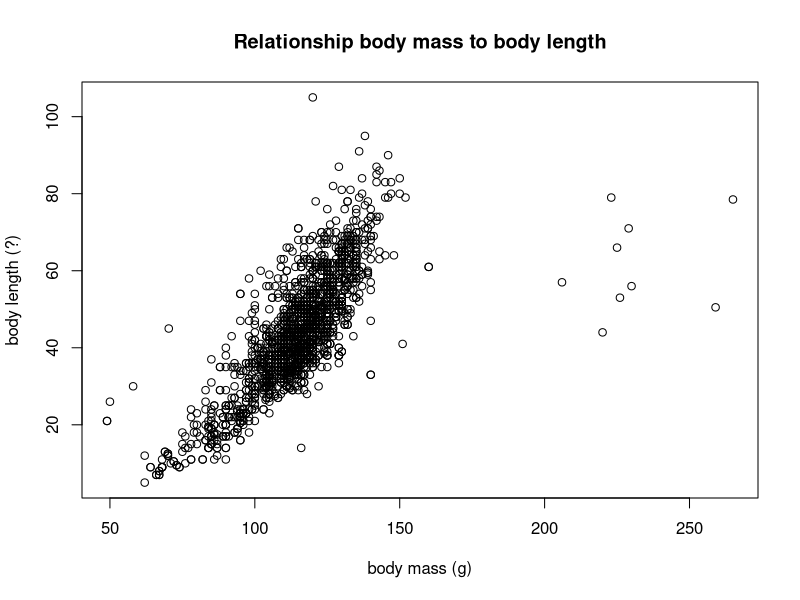
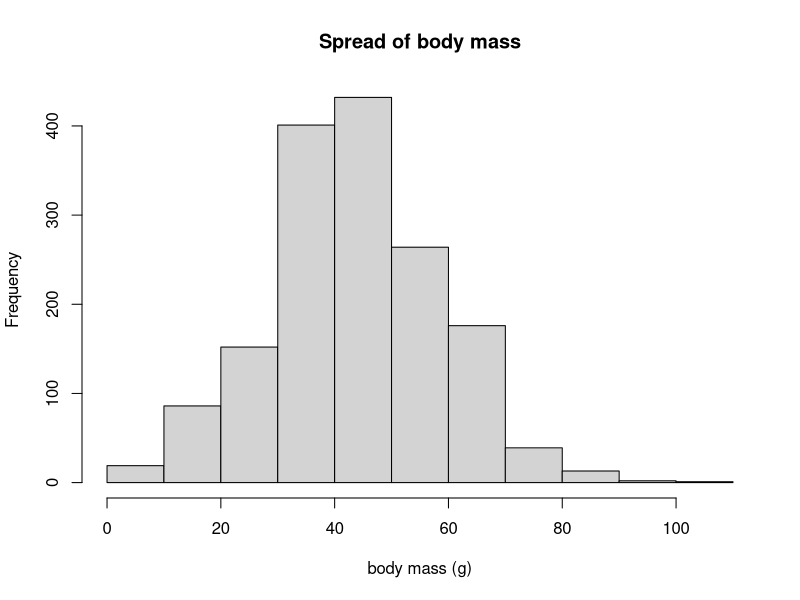
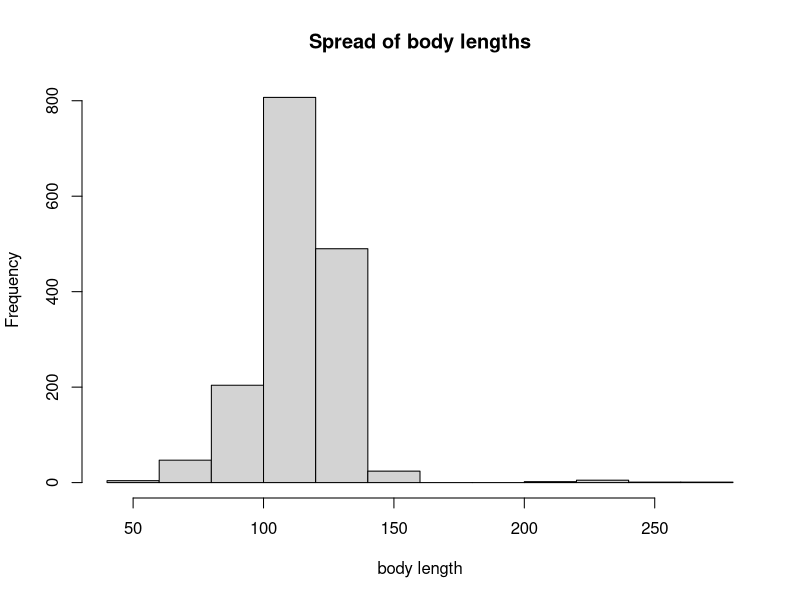
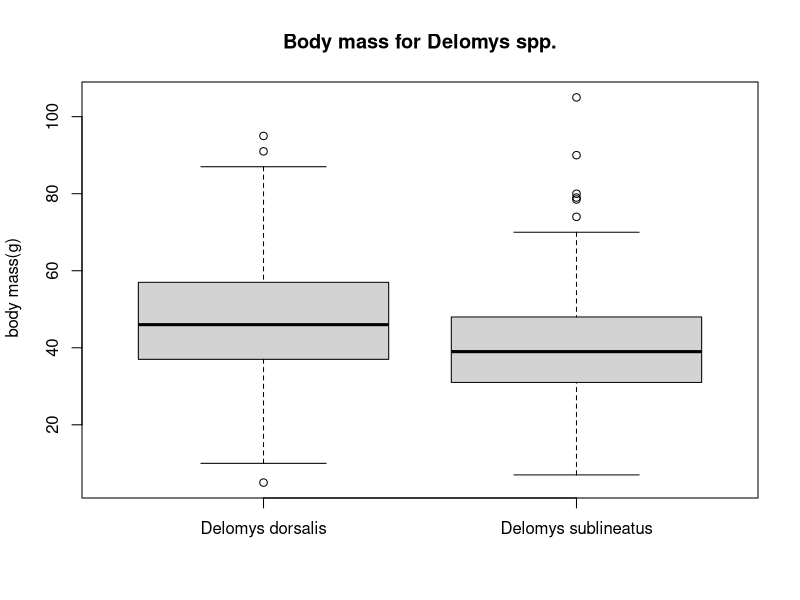
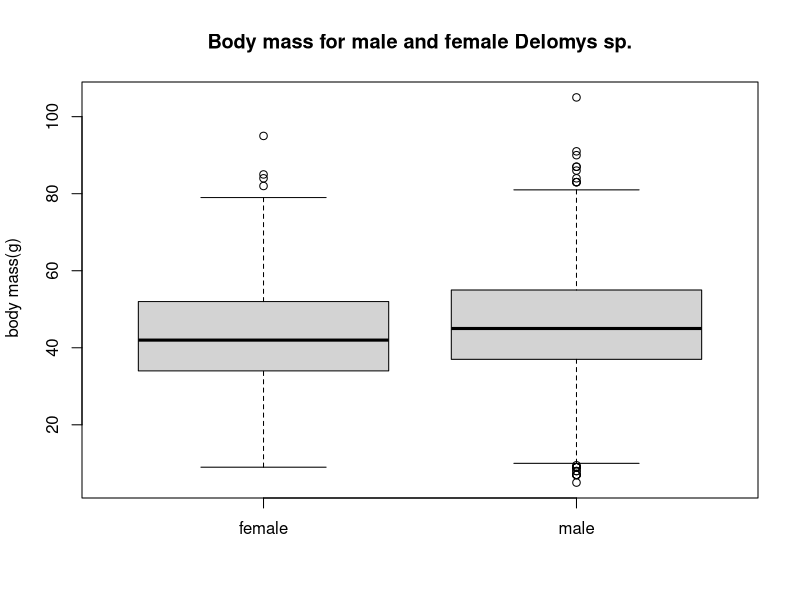
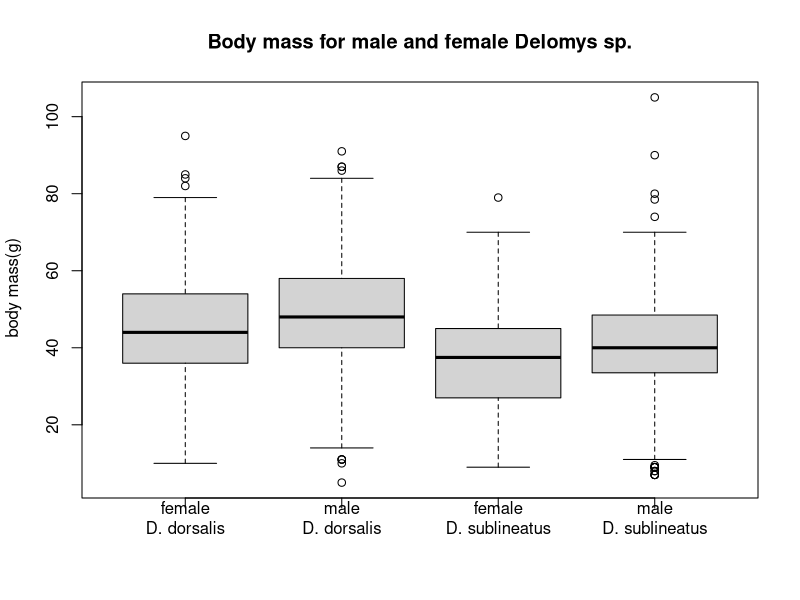
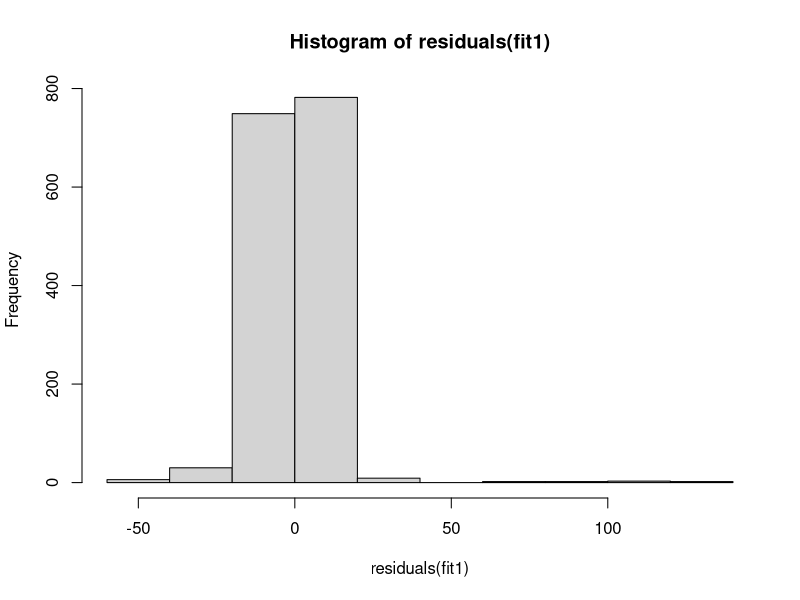
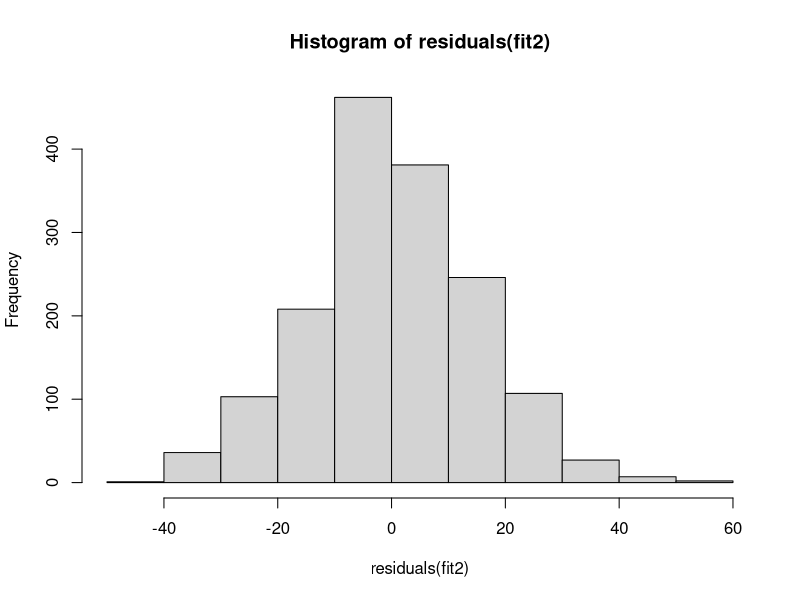

Source code (R) for these figures, in order:
## ---- chunk 1
require(here)
delomys<-read.csv(here("data","delomys.csv"))
## ---- chunk 2
#summary(delomys)

shapiro.test(delomys$body_mass)

shapiro.test(delomys$body_length)

## ---- chunk 3
plot(delomys$body_mass~delomys$body_length, main="Relationship body mass to body length", xlab="body mass (g)", ylab = "body length (?)")
## ---- chunk 4
hist(delomys$body_mass, main="Spread of body mass", xlab="body mass (g)")
## ---- chunk 5
hist(delomys$body_length, main="Spread of body lengths", xlab="body length")
## ---- chunk 6
boxplot(body_mass~binomial,data = delomys, main="Body mass for Delomys spp.", xlab=" ", ylab=" body mass(g)")

## ---- chunk 7

boxplot(body_mass~sex,data = delomys, main="Body mass for male and female Delomys sp.", xlab=" ", ylab=" body mass(g)")
## ---- chunk 8

boxplot(body_mass~sex*binomial,data = delomys, main="Body mass for male and female Delomys sp.", xlab=" ", ylab=" body mass(g)",names=c("female\nD. dorsalis", "male\nD. dorsalis", "female\nD. sublineatus", "male\nD. sublineatus"))

## ---- chunk 9
fit1<-lm(body_length~body_mass, data=delomys)
  
fit2<-lm(body_mass~sex, data=delomys)

fit3<-lm(body_mass~binomial, data=delomys)

fit4<-lm(body_mass~sex+binomial, data=delomys)

fit5<-lm(body_mass~sex*binomial, data=delomys)
  
## ---- chunk 10
hist(residuals(fit1))
hist(residuals(fit2))
hist(residuals(fit3))
hist(residuals(fit4))
hist(residuals(fit5))
## ---- chunk 11
shapiro.test(residuals(fit1))
shapiro.test(residuals(fit2))
shapiro.test(residuals(fit3))
shapiro.test(residuals(fit4))
shapiro.test(residuals(fit5))
## ---- chunk 12
knitr::kable(coef(summary(fit1)))
## ---- chunk 13
knitr::kable(anova(fit1), digits = 2)
## ---- chunk 14
knitr::kable(coef(summary(fit2)))
knitr::kable(coef(summary(fit3)))
knitr::kable(coef(summary(fit4)))
knitr::kable(coef(summary(fit5)))

## ---- chunk 15
knitr::kable(anova(fit2), digits = 4)
knitr::kable(anova(fit3), digits = 4)
knitr::kable(anova(fit4), digits = 4)
knitr::kable(anova(fit5), digits = 4)

## ---- chunk 16
AIC(fit2)
AIC(fit3)
AIC(fit4)
AIC(fit5)
